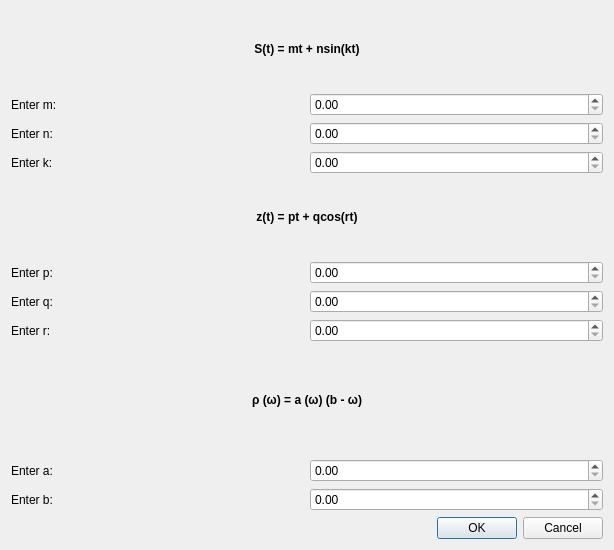
<?xml version="1.0" encoding="UTF-8"?>
<ui version="4.0">
 <class>Dialog</class>
 <widget class="QDialog" name="Dialog">
  <property name="geometry">
   <rect>
    <x>0</x>
    <y>0</y>
    <width>614</width>
    <height>550</height>
   </rect>
  </property>
  <property name="windowTitle">
   <string>Dialog</string>
  </property>
  <layout class="QVBoxLayout" name="verticalLayout_4">
   <item>
    <layout class="QVBoxLayout" name="verticalLayout_2">
     <item>
      <widget class="QLabel" name="label_3">
       <property name="text">
        <string>&lt;html&gt;&lt;head/&gt;&lt;body&gt;&lt;p align=&quot;center&quot;&gt;&lt;span style=&quot; font-weight:600;&quot;&gt; S(t) = mt + nsin(kt)&lt;/span&gt;&lt;/p&gt;&lt;/body&gt;&lt;/html&gt;</string>
       </property>
      </widget>
     </item>
     <item>
      <layout class="QHBoxLayout" name="horizontalLayout_8">
       <item>
        <widget class="QLabel" name="label_12">
         <property name="text">
          <string>Enter m:</string>
         </property>
        </widget>
       </item>
       <item>
        <widget class="QDoubleSpinBox" name="doubleSpinBox_s_m"/>
       </item>
      </layout>
     </item>
     <item>
      <layout class="QHBoxLayout" name="horizontalLayout_3">
       <item>
        <widget class="QLabel" name="label_8">
         <property name="text">
          <string>Enter n:</string>
         </property>
        </widget>
       </item>
       <item>
        <widget class="QDoubleSpinBox" name="doubleSpinBox_s_n"/>
       </item>
      </layout>
     </item>
     <item>
      <layout class="QHBoxLayout" name="horizontalLayout_4">
       <item>
        <widget class="QLabel" name="label_9">
         <property name="text">
          <string>Enter k:</string>
         </property>
        </widget>
       </item>
       <item>
        <widget class="QDoubleSpinBox" name="doubleSpinBox_s_k"/>
       </item>
      </layout>
     </item>
    </layout>
   </item>
   <item>
    <layout class="QVBoxLayout" name="verticalLayout_3">
     <item>
      <widget class="QLabel" name="label_4">
       <property name="text">
        <string>&lt;html&gt;&lt;head/&gt;&lt;body&gt;&lt;p align=&quot;center&quot;&gt;&lt;span style=&quot; font-weight:600;&quot;&gt;z(t) = pt + qcos(rt)&lt;/span&gt;&lt;/p&gt;&lt;/body&gt;&lt;/html&gt;</string>
       </property>
      </widget>
     </item>
     <item>
      <layout class="QHBoxLayout" name="horizontalLayout_7">
       <item>
        <widget class="QLabel" name="label_7">
         <property name="text">
          <string>Enter p:</string>
         </property>
        </widget>
       </item>
       <item>
        <widget class="QDoubleSpinBox" name="doubleSpinBox_z_p"/>
       </item>
      </layout>
     </item>
     <item>
      <layout class="QHBoxLayout" name="horizontalLayout_5">
       <item>
        <widget class="QLabel" name="label_10">
         <property name="text">
          <string>Enter q:</string>
         </property>
        </widget>
       </item>
       <item>
        <widget class="QDoubleSpinBox" name="doubleSpinBox_z_q"/>
       </item>
      </layout>
     </item>
     <item>
      <layout class="QHBoxLayout" name="horizontalLayout_6">
       <item>
        <widget class="QLabel" name="label_11">
         <property name="text">
          <string>Enter r:</string>
         </property>
        </widget>
       </item>
       <item>
        <widget class="QDoubleSpinBox" name="doubleSpinBox_z_r"/>
       </item>
      </layout>
     </item>
    </layout>
   </item>
   <item>
    <layout class="QVBoxLayout" name="verticalLayout">
     <item>
      <widget class="QLabel" name="label_2">
       <property name="text">
        <string>&lt;html&gt;&lt;head/&gt;&lt;body&gt;&lt;p align=&quot;center&quot;&gt;&lt;span style=&quot; font-weight:600;&quot;&gt;&amp;rho; (&amp;omega;) = a (&amp;omega;) (b - &amp;omega;)&lt;/span&gt;&lt;/p&gt;&lt;/body&gt;&lt;/html&gt;</string>
       </property>
      </widget>
     </item>
     <item>
      <layout class="QHBoxLayout" name="horizontalLayout">
       <item>
        <widget class="QLabel" name="label_5">
         <property name="text">
          <string>Enter a:</string>
         </property>
        </widget>
       </item>
       <item>
        <widget class="QDoubleSpinBox" name="doubleSpinBox_rho_a"/>
       </item>
      </layout>
     </item>
     <item>
      <layout class="QHBoxLayout" name="horizontalLayout_2">
       <item>
        <widget class="QLabel" name="label_6">
         <property name="text">
          <string>Enter b:</string>
         </property>
        </widget>
       </item>
       <item>
        <widget class="QDoubleSpinBox" name="doubleSpinBox_rho_b"/>
       </item>
      </layout>
     </item>
    </layout>
   </item>
   <item>
    <widget class="QDialogButtonBox" name="buttonBox">
     <property name="standardButtons">
      <set>QDialogButtonBox::Cancel|QDialogButtonBox::Ok</set>
     </property>
    </widget>
   </item>
  </layout>
 </widget>
 <resources/>
 <connections/>
</ui>
